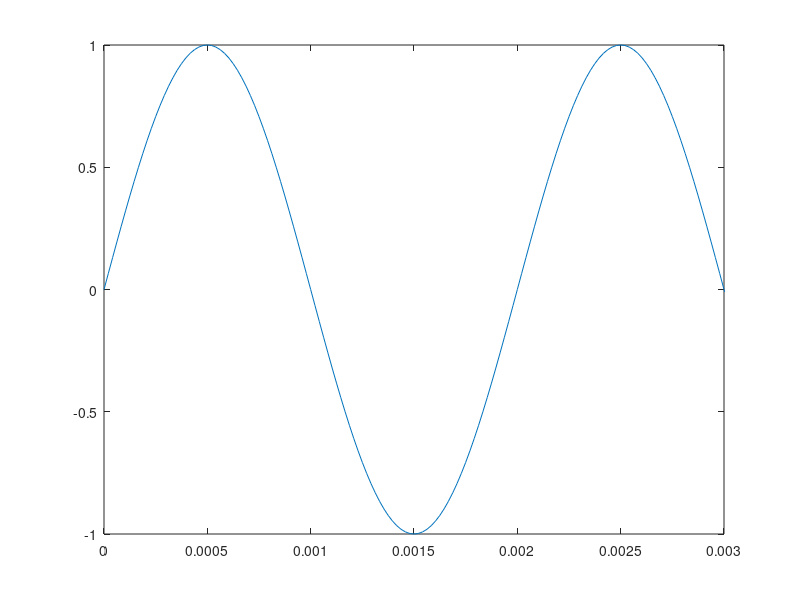

This chart was generated by the following MATLAB code:
%%
T = 0.5;
Fs = 48000;
N = T*Fs;
t = 0 : 1/Fs : T;
Fn = 500;
y = sin(Fn*2*pi*t);
plot(t,y);
axis([0 3*48/48000 -1 1])
sound(y, Fs);
